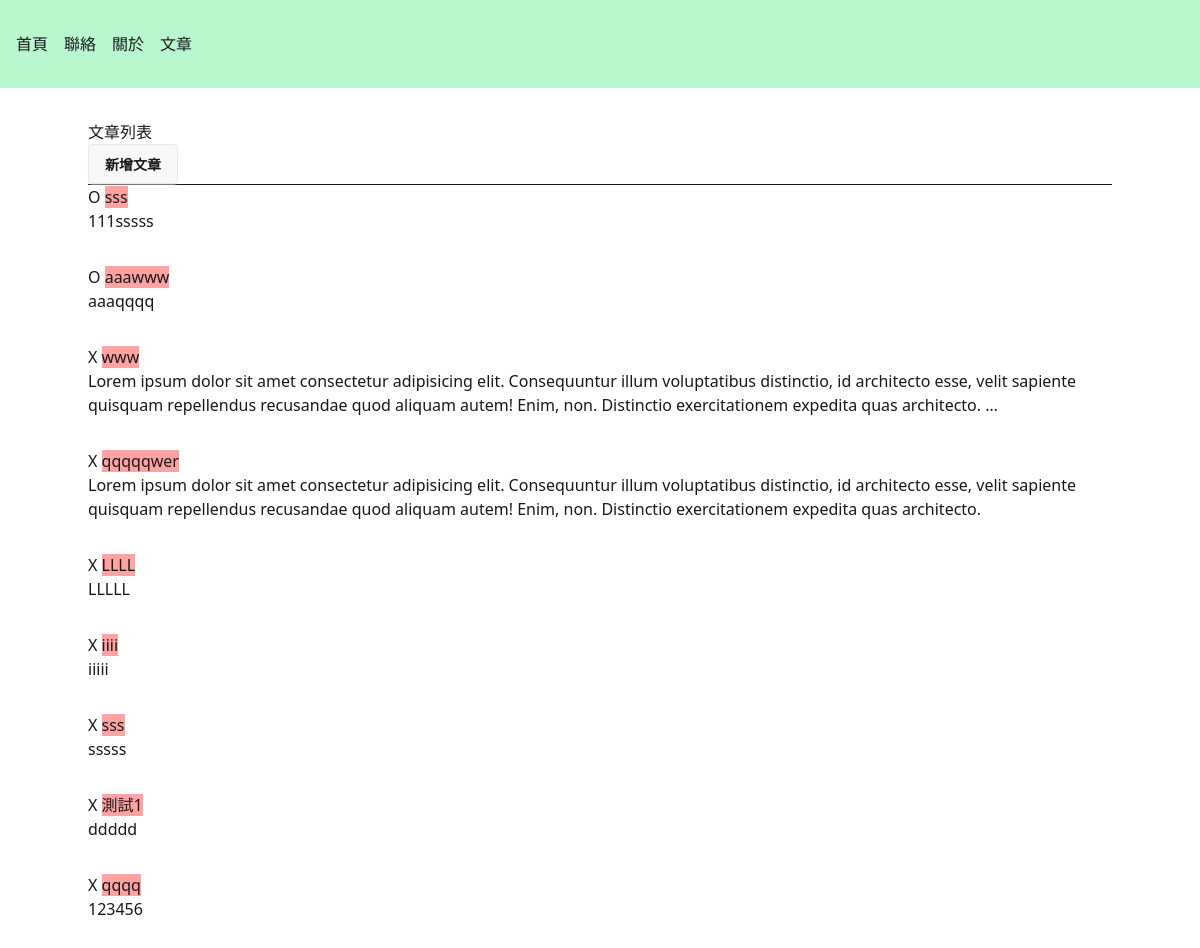
The app's page /, older data.
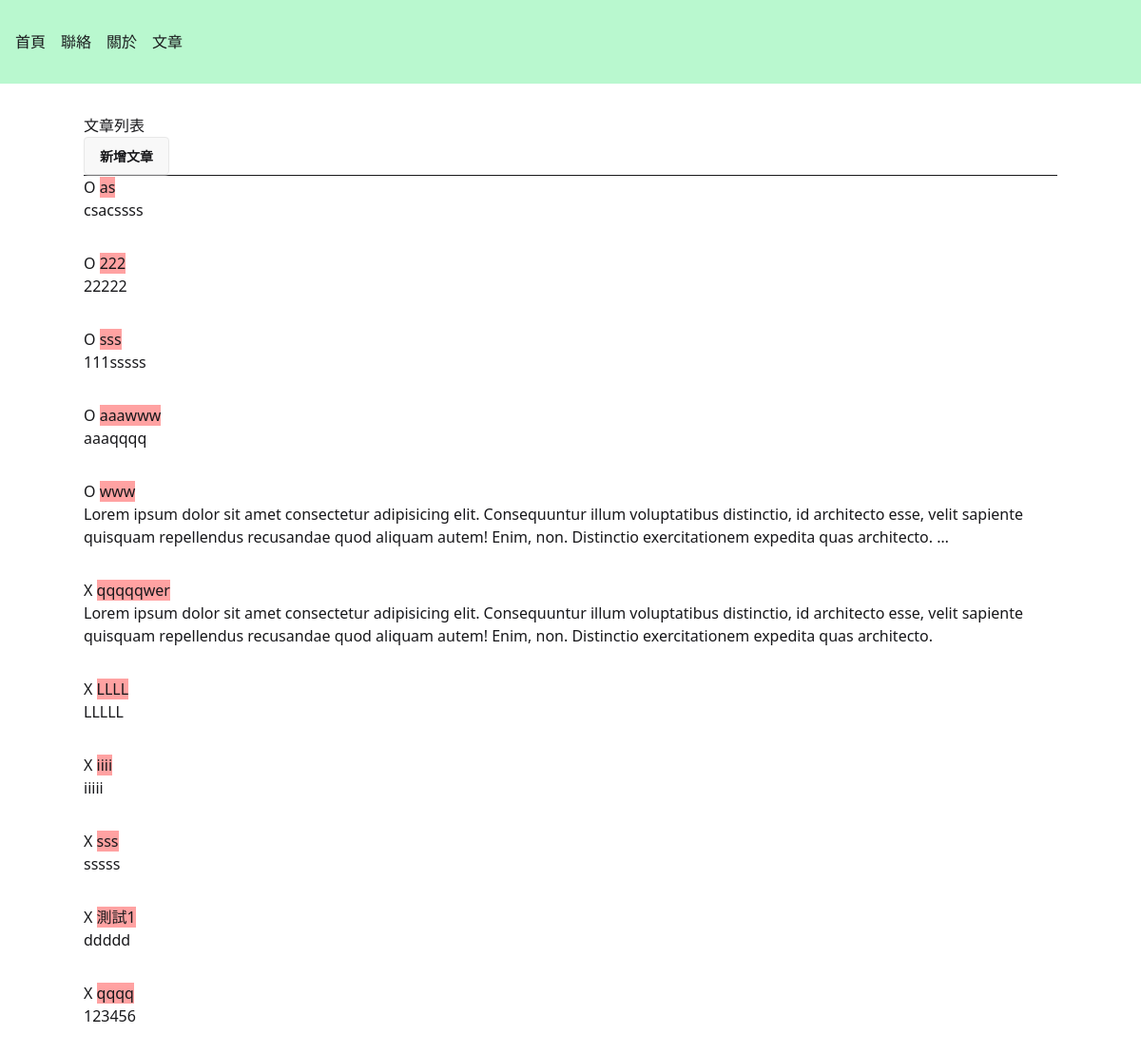
The same page, newer data.
### articles/models.py (models this page shows, shortened)
class Article(models.Model):
    title = models.CharField(max_length=200, null=False)
    content = models.TextField(null=True)
    is_published = models.BooleanField(default=False, null=False)

### articles/views.py (the view)
# urls.py: path("", views.index, name="index"),
def index(request):
    if request.method == "POST":
        form = ArticleForm(request.POST)
        form.save()
        messages.success(request, "新增成功")
        return redirect("articles:index")
    else:
        articles = Article.objects.order_by("-id")
        return render(request, "articles/index.html", {"articles": articles})

### articles/templates/articles/index.html
{% extends "layouts/default.html" %}
{% block content %}
<h1>文章列表</h1>
<a href="{% url  'articles:create' %}" class="btn">新增文章</a>
<hr>
{% for article in articles %}
<article class="mb-8">
  <h2>
    {% if article.is_published %} O {% else %} X {% endif %}
      <a
        class="bg-red-300"
        href="{% url 'articles:detail' article.id %}">
        {{ article.title }}
      </a>
  </h2>
  <p>
    {{ article.content | truncatewords:30 }}
  </p>
</article>
{% endfor %}
{% endblock %}

### templates/layouts/default.html (shortened to what this page needs)
{% load static %}
<!DOCTYPE html>
<html lang="en">
<head>
  <link rel="stylesheet" href="{% static 'styles/app.css' %}">
</head>
<body>
  <nav class="bg-green-200 px-4 py-8">
    <ul class="flex gap-4">
      <li><a href="{% url  'pages:home' %}">首頁</a></li>
      <li><a href="{% url  'pages:contact' %}">聯絡</a></li>
      <li><a href="{% url  'pages:about' %}">關於</a></li>
      <li><a href="{% url  'articles:index' %}">文章</a></li>
    </ul>
  </nav>
  <main class="container mx-auto py-8">
    {% block content %}{% endblock %}
  </main>
</body>
</html>

Row changes from the older to the newer data that the page shows:
added Article: is_published "O", title "as", content "csacssss"
added Article: is_published "O", title "222", content "22222"
changed Article "www": is_published "X" → "O"
